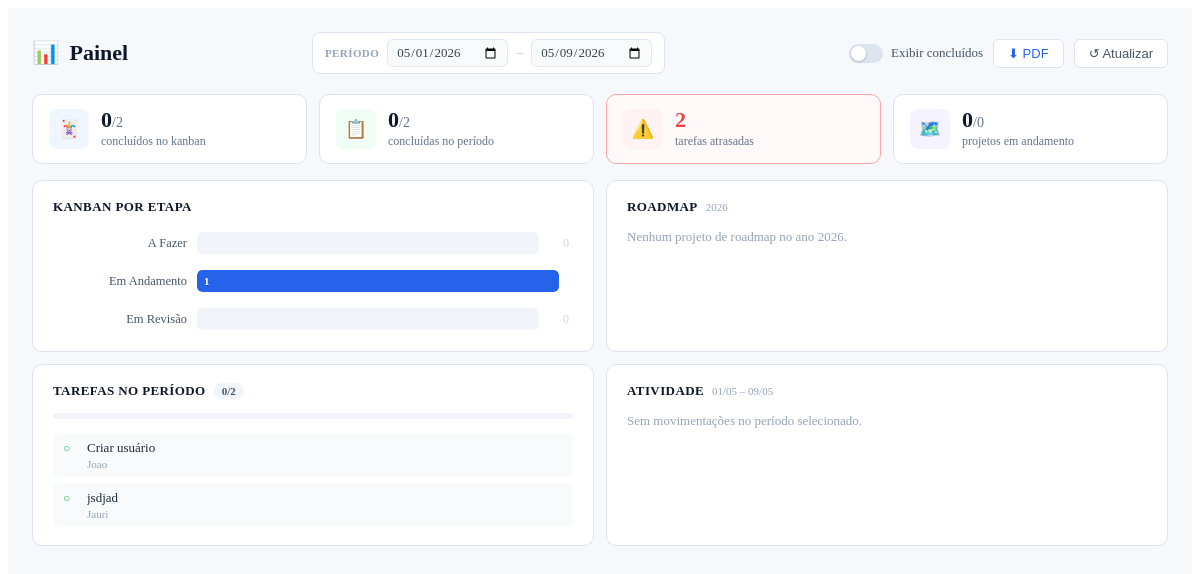
The app's page /resumo (signed in) with its own data.
### models.py (models this page shows, shortened)
class ColunaKanban(db.Model):
    __tablename__ = 'colunas_kanban'
    id = db.Column(db.Integer, primary_key=True)
    id_usuario = db.Column(db.Integer, db.ForeignKey('usuarios.id', ondelete='CASCADE'), nullable=False)
    nome = db.Column(db.String(255), nullable=False)
    cor = db.Column(db.String(7), default='#4a9eff')
    ordem = db.Column(db.Integer, default=0)
    cartoes = db.relationship('CartaoKanban', backref='coluna', lazy=True, cascade='all, delete-orphan')
    __table_args__ = (
        db.Index('idx_colunas_kanban_usuario_ordem', 'id_usuario', 'ordem'),
    )

class TarefaFacil(db.Model):
    __tablename__ = 'tarefas_faceis'
    id = db.Column(db.Integer, primary_key=True)
    id_usuario = db.Column(db.Integer, db.ForeignKey('usuarios.id', ondelete='CASCADE'), nullable=False)
    data_tarefa = db.Column(db.Date, nullable=False)
    solicitante = db.Column(db.String(255), default='')
    descricao = db.Column(db.Text, nullable=False)
    concluida = db.Column(db.Boolean, default=False)
    concluida_em = db.Column(db.DateTime, nullable=True)
    observacao_conclusao = db.Column(db.Text, nullable=True)
    criado_em = db.Column(db.DateTime, default=datetime.utcnow)
    atualizado_em = db.Column(db.DateTime, default=datetime.utcnow, onupdate=datetime.utcnow)
    __table_args__ = (
        db.Index('idx_tarefas_faceis_usuario_data', 'id_usuario', 'concluida', 'data_tarefa'),
    )

### app/routes/main.py (the view, shortened to what this page needs)
@bp_main.route('/resumo')
@login_required
def resumo():
    hoje = date.today()
    de_str  = request.args.get('de',  '').strip()
    ate_str = request.args.get('ate', '').strip()
    try:
        de = date.fromisoformat(de_str) if de_str else date(hoje.year, hoje.month, 1)
    except ValueError:
        de = date(hoje.year, hoje.month, 1)
    try:
        ate = date.fromisoformat(ate_str) if ate_str else hoje
    except ValueError:
        ate = hoje
    if de > ate:
        de, ate = ate, de
    de_dt  = datetime(de.year,  de.month,  de.day,  0,  0,  0)
    ate_dt = datetime(ate.year, ate.month, ate.day, 23, 59, 59)
    colunas = (
        ColunaKanban.query
        .filter_by(id_usuario=current_user.id)
        .order_by(ColunaKanban.ordem)
        .all()
    )
    kanban_cols_raw = [
        {'nome': c.nome, 'cor': c.cor, 'total': len(c.cartoes)}
        for c in colunas
    ]
    max_cartoes = max((c['total'] for c in kanban_cols_raw), default=1) or 1
    n = len(kanban_cols_raw)
    kanban_cols = [
        {**c, 'pct': round(c['total'] / max_cartoes * 100), 'is_last': i == n - 1}
        for i, c in enumerate(kanban_cols_raw)
    ]
    total_cartoes = sum(c['total'] for c in kanban_cols)
    if colunas:
        ultima_coluna_id = colunas[-1].id
        cartoes_concluidos = (
            db.session.query(db.func.count(db.distinct(HistoricoEtapas.id_cartao)))
            .filter(
                HistoricoEtapas.id_coluna == ultima_coluna_id,
                HistoricoEtapas.data_entrada >= de_dt,
                HistoricoEtapas.data_entrada <= ate_dt,
            )
            .scalar() or 0
        )
    else:
        cartoes_concluidos = 0
    tarefas_periodo = (
        TarefaFacil.query
        .filter(
            TarefaFacil.id_usuario == current_user.id,
            TarefaFacil.data_tarefa >= de,
            TarefaFacil.data_tarefa <= ate,
        )
        .order_by(TarefaFacil.concluida, TarefaFacil.criado_em)
        .all()
    )
    concluidas_periodo = sum(1 for t in tarefas_periodo if t.concluida)
    atrasadas = (
        TarefaFacil.query
        .filter(
            TarefaFacil.id_usuario == current_user.id,
            TarefaFacil.data_tarefa < hoje,
            TarefaFacil.concluida.is_(False),
        )
        .count()
    )
    hist_rows = (
        db.session.query(
            HistoricoEtapas.nome_coluna,
            HistoricoEtapas.data_entrada,
            CartaoKanban.titulo.label('cartao_titulo'),
        )
        .join(CartaoKanban, HistoricoEtapas.id_cartao == CartaoKanban.id)
        .join(ColunaKanban, CartaoKanban.id_coluna == ColunaKanban.id)
        .filter(
            ColunaKanban.id_usuario == current_user.id,
            HistoricoEtapas.data_entrada >= de_dt,
            HistoricoEtapas.data_entrada <= ate_dt,
        )
        .order_by(desc(HistoricoEtapas.data_entrada))
        .limit(10)
        .all()
    )
    historico = [
        {'titulo': r.cartao_titulo, 'coluna': r.nome_coluna, 'data': r.data_entrada}
        for r in hist_rows
    ]
    _TIPO_INFO = {
        'nota':     ('📒', 'Notas',      '#2563eb'),
        'caderno':  ('📔', 'Cadernos',   '#7c3aed'),
        'planilha': ('📊', 'Planilhas',  '#16a34a'),
        'diagrama': ('🔷', 'Diagramas',  '#0891b2'),
        'jupyter':  ('⚗️',  'Notebooks',  '#d97706'),
        'tarefa':   ('🎯', 'Tarefas',    '#16a34a'),
        'imagem':   ('🖼',  'Imagens',    '#7c3aed'),
        'pdf':      ('📄', 'PDFs',       '#ef4444'),
        'python':   ('PY', 'Python',     '#3776ab'),
        'sql':      ('SQL','SQL',        '#e38c00'),
    }
    contagem: dict[str, int] = {}
    for t in Topico.query.filter_by(id_usuario=current_user.id).all():
        if t.tipo != 'pasta':
            contagem[t.tipo] = contagem.get(t.tipo, 0) + 1
    docs_info = [
        {
            'tipo':   tipo,
            'count':  count,
            'icone':  _TIPO_INFO.get(tipo, ('📄', tipo, '#64748b'))[0],
            'label':  _TIPO_INFO.get(tipo, ('📄', tipo, '#64748b'))[1],
            'cor':    _TIPO_INFO.get(tipo, ('📄', tipo, '#64748b'))[2],
        }
        for tipo, count in sorted(contagem.items(), key=lambda x: x[1], reverse=True)
    ]
    total_docs = sum(contagem.values())
    ano_ini = date(hoje.year, 1, 1)
    ano_fim = date(hoje.year, 12, 31)
    projetos_ano = (
        db.session.query(ProjetoRoadmap)
        .join(Roadmap, ProjetoRoadmap.id_roadmap == Roadmap.id)
        .filter(
            Roadmap.id_usuario == current_user.id,
            ProjetoRoadmap.data_inicio <= ano_fim,
            ProjetoRoadmap.data_fim >= ano_ini,
        )
        .all()
    )
    rm_andamento  = sum(1 for p in projetos_ano if p.status == 'ativo')
    rm_encerrados = sum(1 for p in projetos_ano if p.status == 'concluido')
    rm_pausados   = sum(1 for p in projetos_ano if p.status == 'pausado')
    rm_total      = len(projetos_ano)
    roadmaps_usuario = Roadmap.query.filter_by(id_usuario=current_user.id).all()
    rm_por_roadmap = []
    return render_template(
        'content/_resumo.html',
        kanban_cols=kanban_cols,
        total_cartoes=total_cartoes,
        cartoes_concluidos=cartoes_concluidos,
        tarefas_periodo=tarefas_periodo,
        concluidas_periodo=concluidas_periodo,
        atrasadas=atrasadas,
        historico=historico,
        docs_info=docs_info,
        total_docs=total_docs,
        hoje=hoje,
        de=de,
        ate=ate,
        rm_andamento=rm_andamento,
        rm_encerrados=rm_encerrados,
        rm_pausados=rm_pausados,
        rm_total=rm_total,
        rm_por_roadmap=rm_por_roadmap,
        ano=hoje.year,
    )

### app/templates/content/_resumo.html (shortened to what this page needs)
<div class="rp">
  <div class="rp-hdr">
    <div class="rp-hdr-left">
      <span class="rp-hdr-icon">📊</span>
      <h1 class="rp-hdr-title">Painel</h1>
    </div>
    <div class="rp-hdr-center">
      <div class="rp-datefilter">
        <span class="rp-df-label">Período</span>
        <input type="date" class="rp-df-input" id="filtroDE"  value="{{ de.isoformat() }}">
        <span class="rp-df-sep">–</span>
        <input type="date" class="rp-df-input" id="filtroATE" value="{{ ate.isoformat() }}">
      </div>
    </div>
    <div class="rp-hdr-right">
      <label class="rp-toggle" title="Incluir última coluna do kanban e tarefas concluídas">
        <span class="rp-toggle-knob"></span>
        <span>Exibir concluídos</span>
      </label>
      <button class="rp-btn-pdf" id="rpExportPDF" title="Exportar resumo como PDF">⬇ PDF</button>
      <button class="rp-refresh" id="rpRefresh">↺ Atualizar</button>
    </div>
  </div>
  <div class="rp-kpis">
    <div class="kpi">
      <div class="kpi-icon" style="background:#eff6ff;color:#2563eb">🃏</div>
      <div class="kpi-body">
        <span class="kpi-val">{{ cartoes_concluidos }}<small>/{{ total_cartoes }}</small></span>
        <span class="kpi-lbl">concluídos no kanban</span>
      </div>
    </div>
    <div class="kpi">
      <div class="kpi-icon" style="background:#f0fdf4;color:#16a34a">📋</div>
      <div class="kpi-body">
        <span class="kpi-val">{{ concluidas_periodo }}<small>/{{ tarefas_periodo|length }}</small></span>
        <span class="kpi-lbl">concluídas no período</span>
      </div>
    </div>
    <div class="kpi {% if atrasadas > 0 %}kpi-warn{% endif %}">
      <div class="kpi-icon" style="background:{% if atrasadas > 0 %}#fef2f2;color:#ef4444{% else %}#f8fafc;color:#94a3b8{% endif %}">⚠️</div>
      <div class="kpi-body">
        <span class="kpi-val">{{ atrasadas }}</span>
        <span class="kpi-lbl">tarefas atrasadas</span>
      </div>
    </div>
    <div class="kpi">
      <div class="kpi-icon" style="background:#f5f3ff;color:#7c3aed">🗺️</div>
      <div class="kpi-body">
        <span class="kpi-val">{{ rm_andamento }}<small>/{{ rm_total }}</small></span>
        <span class="kpi-lbl">projetos em andamento</span>
      </div>
    </div>
  </div>
  <div class="rp-row">
    <section class="rp-card">
      <h2 class="rp-sec">Kanban por Etapa</h2>
      {% if kanban_cols %}
        <div class="bars">
          {% for col in kanban_cols %}
          <div class="bar-row" data-concluido="{{ 'true' if col.is_last else 'false' }}" title="Duplo clique para abrir o Kanban">
            <span class="bar-lbl">{{ col.nome }}</span>
            <div class="bar-track">
              <div class="bar-fill"
                   data-w="{{ col.pct }}"
                   style="background:{{ col.cor }}">
                {% if col.total > 0 %}
                <span class="bar-val">{{ col.total }}</span>
                {% endif %}
              </div>
            </div>
            {% if col.total == 0 %}
            <span class="bar-zero">0</span>
            {% endif %}
          </div>
          {% endfor %}
        </div>
      {% else %}
        <p class="rp-empty">Nenhum quadro kanban criado ainda.</p>
      {% endif %}
    </section>
    <section class="rp-card">
      <h2 class="rp-sec">Roadmap <span class="rp-sub">{{ ano }}</span></h2>
      {% if rm_total > 0 %}
        <div class="rm-status-stack">
          {% if rm_andamento > 0 %}<div class="rm-st-seg" data-w="{{ (rm_andamento / rm_total * 100)|int }}" style="background:#2563eb" title="Em andamento: {{ rm_andamento }}"></div>{% endif %}
          {% if rm_encerrados > 0 %}<div class="rm-st-seg" data-w="{{ (rm_encerrados / rm_total * 100)|int }}" style="background:#16a34a" title="Encerrados: {{ rm_encerrados }}"></div>{% endif %}
          {% if rm_pausados > 0 %}<div class="rm-st-seg" data-w="{{ (rm_pausados / rm_total * 100)|int }}" style="background:#f59e0b" title="Pausados: {{ rm_pausados }}"></div>{% endif %}
        </div>
        <div class="rm-legenda">
          <span class="rm-leg-item"><span class="rm-leg-dot" style="background:#2563eb"></span>Em andamento <strong>{{ rm_andamento }}</strong></span>
          <span class="rm-leg-item"><span class="rm-leg-dot" style="background:#16a34a"></span>Encerrados <strong>{{ rm_encerrados }}</strong></span>
          {% if rm_pausados > 0 %}<span class="rm-leg-item"><span class="rm-leg-dot" style="background:#f59e0b"></span>Pausados <strong>{{ rm_pausados }}</strong></span>{% endif %}
        </div>
        {% if rm_por_roadmap|length > 1 %}
        <div class="rm-boards">
          {% for r in rm_por_roadmap %}
          <div class="rm-board-row" title="Duplo clique para abrir" data-id="{{ r.id }}">
            <span class="rm-board-nome">{{ r.nome }}</span>
            <div class="rm-board-pills">
              {% if r.andamento > 0 %}<span class="rm-pill rm-pill-and">{{ r.andamento }} and.</span>{% endif %}
              {% if r.encerrados > 0 %}<span class="rm-pill rm-pill-enc">{{ r.encerrados }} enc.</span>{% endif %}
              {% if r.pausados > 0 %}<span class="rm-pill rm-pill-pau">{{ r.pausados }} pau.</span>{% endif %}
            </div>
          </div>
          {% endfor %}
        </div>
        {% endif %}
      {% else %}
        <p class="rp-empty">Nenhum projeto de roadmap no ano {{ ano }}.</p>
      {% endif %}
    </section>
  </div>
  <div class="rp-row">
    <section class="rp-card">
      <h2 class="rp-sec">
        {% if de == ate %}Tarefas do Dia{% else %}Tarefas no Período{% endif %}
        {% if tarefas_periodo %}
        <span class="rp-badge">{{ concluidas_periodo }}/{{ tarefas_periodo|length }}</span>
        {% endif %}
      </h2>
      {% if tarefas_periodo %}
        {% set pct = (concluidas_periodo / tarefas_periodo|length * 100)|int %}
        <div class="prog-track">
        </div>
        <ul class="task-list">
          {% for t in tarefas_periodo %}
          <li class="task-item {% if t.concluida %}task-done{% endif %}" data-concluida="{{ 'true' if t.concluida else 'false' }}" title="Duplo clique para abrir Tarefas">
            <span class="task-chk">{% if t.concluida %}✓{% else %}○{% endif %}</span>
            <div class="task-body">
              <span class="task-desc">{{ t.descricao }}</span>
              {% if t.solicitante %}<span class="task-sol">{{ t.solicitante }}</span>{% endif %}
            </div>
          </li>
          {% endfor %}
        </ul>
      {% else %}
        <p class="rp-empty">Nenhuma tarefa no período selecionado.</p>
      {% endif %}
    </section>
    <section class="rp-card">
      <h2 class="rp-sec">
        Atividade
        <span class="rp-sub">
          {% if de == ate %}{{ de.strftime('%d/%m/%Y') }}{% else %}{{ de.strftime('%d/%m') }} – {{ ate.strftime('%d/%m') }}{% endif %}
        </span>
      </h2>
      {% if historico %}
        <ul class="act-list">
          {% for h in historico %}
          <li class="act-item">
            <span class="act-dot"></span>
            <div class="act-body">
              <span class="act-titulo">{{ h.titulo }}</span>
              <span class="act-col">→ {{ h.coluna }}</span>
            </div>
            <span class="act-data">{{ h.data.strftime('%d/%m %H:%M') }}</span>
          </li>
          {% endfor %}
        </ul>
      {% else %}
        <p class="rp-empty">Sem movimentações no período selecionado.</p>
      {% endif %}
    </section>
  </div>
</div>

### records on screen
ColunaKanban: nome "A Fazer", shows "0"
ColunaKanban: nome "Em Andamento", total "1"
ColunaKanban: nome "Em Revisão", shows "0"
TarefaFacil: descricao "Criar usuário", solicitante "Joao"
TarefaFacil: descricao "jsdjad", solicitante "Jauri"

### other values on screen
{{ cartoes_concluidos }} "0"
{{ total_cartoes }} "2"
{{ concluidas_periodo }} "0"
{{ tarefas_periodo|length }} "2"
{{ atrasadas }} "2"
{{ rm_andamento }} "0"
{{ rm_total }} "0"
{{ de.strftime('%d/%m') }} "01/05"
{{ ate.strftime('%d/%m') }} "09/05"
